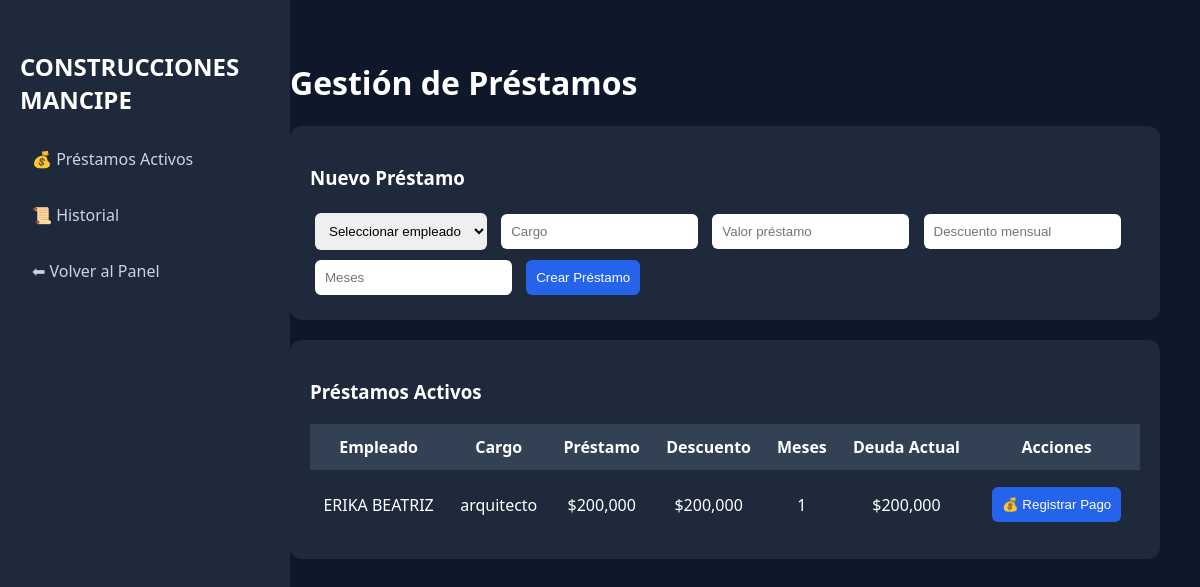
Page /prestamos (signed in) on the committed database.
### tables this page shows
CREATE TABLE prestamos (
            id INTEGER PRIMARY KEY AUTOINCREMENT,
            empleado_id INTEGER,
            cargo TEXT,
            prestamo REAL,
            descuento REAL,
            tiempo_pago INTEGER,
            deuda_actual REAL, estado TEXT DEFAULT 'activo',
            FOREIGN KEY(empleado_id) REFERENCES empleados(id)
        );

CREATE TABLE empleados(
        id INTEGER PRIMARY KEY AUTOINCREMENT,
        nombre TEXT,
        apellido TEXT,
        edad INTEGER,
        fecha_nacimiento TEXT,
        puesto TEXT,
        salario REAL,
        fecha_inicio TEXT,
        fecha_fin TEXT,
        eps TEXT,
        arl TEXT,
        celular TEXT,
        correo TEXT,
        estado_contrato TEXT
    , cedula TEXT, fecha_expedicion TEXT, genero TEXT, tipo_contrato TEXT, afp TEXT, fecha_examen_medico TEXT, fecha_curso_alturas TEXT, estado_civil TEXT, direccion TEXT, emergencia_nombre TEXT, emergencia_telefono TEXT, emergencia_direccion TEXT, emergencia_parentesco TEXT);

### app.py (the view, shortened to what this page needs)
@app.route("/prestamos", methods=["GET", "POST"])
def prestamos():
    if "usuario" not in session or session["rol"] not in ["superusuario", "gerencia"]:
        return "Acceso denegado"
    conn = sqlite3.connect(DB)
    cursor = conn.cursor()
    cursor.execute("SELECT id,nombre FROM empleados")
    empleados = cursor.fetchall()
    cursor.execute("""
    SELECT p.id,e.nombre,p.cargo,p.prestamo,p.descuento,p.tiempo_pago,p.deuda_actual
    FROM prestamos p
    JOIN empleados e ON e.id=p.empleado_id
    WHERE p.estado='activo'
    """)
    prestamos = cursor.fetchall()
    conn.close()
    return render_template(
        "prestamos.html",
        empleados=empleados,
        prestamos=prestamos
    )

### templates/prestamos.html (shortened to what this page needs)
<!DOCTYPE html>
<html>
<head>
</head>
<body>
<div class="sidebar">
<h2>CONSTRUCCIONES<br>MANCIPE</h2>
{% if request.endpoint == 'prestamos' or request.endpoint == 'historial_prestamos' %}
<a href="{{ url_for('prestamos') }}">💰 Préstamos Activos</a>
<a href="{{ url_for('historial_prestamos') }}">📜 Historial</a>
<a href="{{ url_for('dashboard') }}">⬅ Volver al Panel</a>
{% endif %}
</div>
<div class="main">
<h1>Gestión de Préstamos</h1>
<div class="card">
<h3>Nuevo Préstamo</h3>
<form method="POST">
<select name="empleado_id" required>
<option value="">Seleccionar empleado</option>
</select>
<input type="text" name="cargo" placeholder="Cargo" required>
<input type="number" name="prestamo" placeholder="Valor préstamo" required>
<input type="number" name="descuento" placeholder="Descuento mensual" required>
<input type="number" name="tiempo_pago" placeholder="Meses" required>
<button type="submit" name="crear">Crear Préstamo</button>
</form>
</div>
<div class="card">
<h3>Préstamos Activos</h3>
<table>
<tr>
<th>Empleado</th>
<th>Cargo</th>
<th>Préstamo</th>
<th>Descuento</th>
<th>Meses</th>
<th>Deuda Actual</th>
<th>Acciones</th>
</tr>
{% for p in prestamos %}
<tr>
<td>{{ p[1] }}</td>
<td>{{ p[2] }}</td>
<td>${{ "{:,.0f}".format(p[3]) }}</td>
<td>${{ "{:,.0f}".format(p[4]) }}</td>
<td>{{ p[5] }}</td>
<td>${{ "{:,.0f}".format(p[6]) }}</td>
<td class="acciones">
<form method="POST">
<button name="pagar">💰 Registrar Pago</button>
</form>
</td>
</tr>
{% endfor %}
</table>
</div>
</div>
</body>
</html>

### templates/prestamos.html (style rules this page uses)
body { margin:0; font-family:'Segoe UI'; background:#0f172a; color:white; display:flex; }
.sidebar { width:250px; background:#1e293b; height:100vh; padding:30px 20px; position:fixed; }
.sidebar a { display:block; color:#cbd5e1; text-decoration:none; padding:12px; border-radius:8px; margin-bottom:10px; }
.main { margin-left:250px; padding:40px; width:100%; }
.card { background:#1e293b; padding:20px; border-radius:12px; margin-bottom:20px; }
input,select,button { padding:10px; border:none; border-radius:6px; margin:5px; }
button { background:#2563eb; color:white; cursor:pointer; }
table { width:100%; margin-top:20px; background:#1e293b; border-collapse:collapse; }
th,td { padding:12px; text-align:center; }
th { background:#334155; }
.acciones form { display:inline; }

### rows in the picture
prestamos: nombre "ERIKA BEATRIZ", cargo "arquitecto", prestamo "200,000", descuento "200,000", tiempo_pago "1", deuda_actual "200,000"
